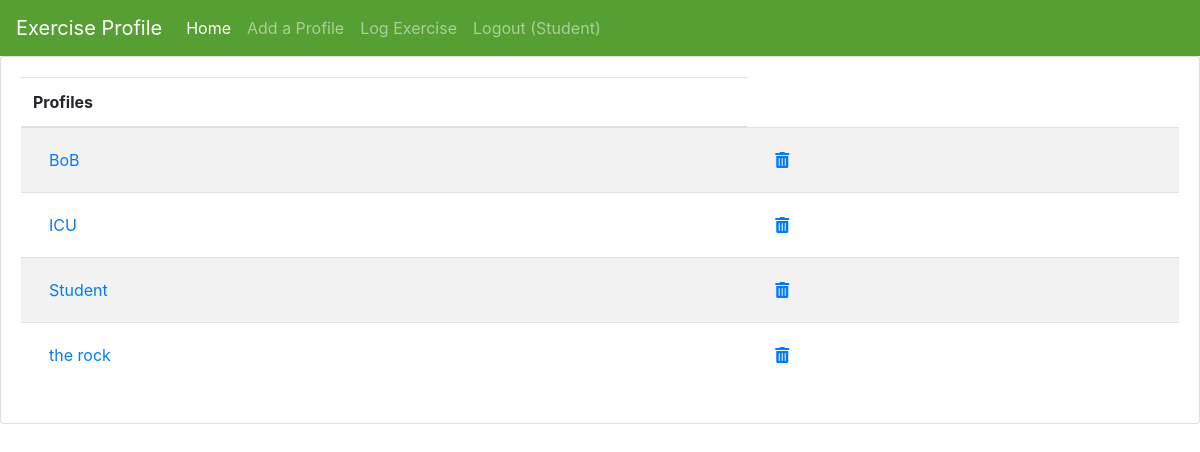
/ (signed in), run on the app's committed database.
### tables this page shows
CREATE TABLE `exercise_user` (
  `id` int NOT NULL AUTO_INCREMENT,
  `user_name` varchar(200) NOT NULL,
  `first_name` varchar(200) NOT NULL,
  `last_name` varchar(200) NOT NULL,
  `gender` varchar(200) NOT NULL,
  `birthdate` date NOT NULL,
  `weight` varchar(200) NOT NULL,
  `password_hash` varchar(2000) NOT NULL,
  `access_privileges` varchar(200) NOT NULL DEFAULT 'user',
  `date_created` datetime NOT NULL DEFAULT CURRENT_TIMESTAMP,
  `image_file` varchar(200) NOT NULL,
  PRIMARY KEY (`id`)
);

### index.php (the view, shortened to what this page needs)
<!DOCTYPE html>
<html>
    <head>
       <link rel="stylesheet"
            href="https://stackpath.bootstrapcdn.com/bootstrap/4.2.1/css/bootstrap.min.css"
>
        <link rel="stylesheet"
            href="https://use.fontawesome.com/releases/v5.8.1/css/all.css"
>
    </head>
    <body>
        <?php
            require_once('navmenu.php');
        ?>
        <div class="card">
            <div class="card-body">
                <?php
                    require_once('dbconnection.php');
                    $dbc = mysqli_connect(DB_HOST, DB_USER, DB_PASSWORD, DB_NAME)
                    or trigger_error(
                        'Error connecting to MySQL server for DB_NAME.',
                         E_USER_ERROR);
                    $query = "SELECT id, user_name FROM exercise_user ORDER BY user_name";
                    $result = mysqli_query($dbc, $query)
                    or trigger_error('Error querying database profile', E_USER_ERROR);
                    if (isset($_SESSION['user_name'])):
                        if (mysqli_num_rows($result) > 0):
                ?>
                <table class="table table-striped table-hover">
                    <thead>
                        <tr>
                            <th scope="col">Profiles</th>
                        </tr>
                    </thead>
                    <tbody>
                        <?php
                            if (isset($_SESSION['user_access_privileges'])
                                && $_SESSION['user_access_privileges'] == 'admin') {
                                while($row = mysqli_fetch_assoc($result))
                                {
		                        echo "<tr><td><a class='nav-link' href='profile.php?id="
		                             . $row['id'] . "'>" . $row['user_name'] ."</a></td>"
		                             . "<td><a class='nav-link'"
                                     . "href='removeprofile.php?id_to_delete="
		                             . $row['id'] ."'>"
                                     . "<i class='fas fa-trash-alt'></i></a></td></tr>";
                                }
                            }
                        ?>
                    </tbody>
                </table>
                    <?php
                        else:
                    ?>
                <h3>No profiles found</h3>
                    <?php
                        endif;
                    ?>
                <?php
                    elseif (!isset($_SESSION['user_name'])):?>
                <h3>Please log in or create an account to view profiles and log exercises</h3>
                <?php
                    endif;
                ?>
            </div>
        </div>
    </body>
</html>

### data on the page
exercise_user: user_name "BoB"
exercise_user: user_name "ICU"
exercise_user: user_name "Student"
exercise_user: user_name "the rock"

### other printed values
P_INDEX_PAGE "Exercise Profile"
$_SESSION['user_name'] "Student"
